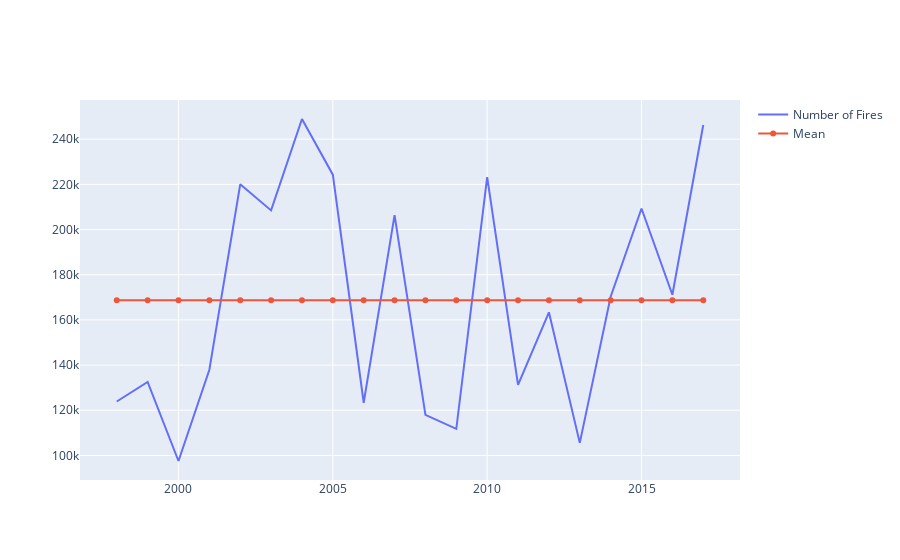

Here is the notebook cell this chart was saved with:
### Code cell
fig = go.Figure()
fig.add_trace(go.Scatter(x=YEAR['year'], y= YEAR['number'],
                    mode='lines',
                    name='Number of Fires'))
fig.add_trace(go.Scatter(x=YEAR['year'], y= YEAR['MEAN'],
                    mode='lines+markers',
                    name='Mean'))

fig.show()

### Figure 1 — Plotly figure (JSON) as saved in the notebook; plotly's stock layout.template omitted (floating-point values rounded to 4 significant figures)
{"data": [{"mode": "lines", "name": "Number of Fires", "type": "scatter", "x": [1998, 1999, 2000, 2001, 2002, 2003, 2004, 2005, 2006, 2007, 2008, 2009, 2010, 2011, 2012, 2013, 2014, 2015, 2016, 2017], "y": [123881, 132526, 97541, 137926, 220015, 208476, 248928, 224294, 123327, 206412, 117993, 111763, 223228, 131271, 163353, 105572, 170259, 209296, 171132, 246289]}, {"mode": "lines+markers", "name": "Mean", "type": "scatter", "x": [1998, 1999, 2000, 2001, 2002, 2003, 2004, 2005, 2006, 2007, 2008, 2009, 2010, 2011, 2012, 2013, 2014, 2015, 2016, 2017], "y": [168700.0, 168700.0, 168700.0, 168700.0, 168700.0, 168700.0, 168700.0, 168700.0, 168700.0, 168700.0, 168700.0, 168700.0, 168700.0, 168700.0, 168700.0, 168700.0, 168700.0, 168700.0, 168700.0, 168700.0]}], "layout": {}}
